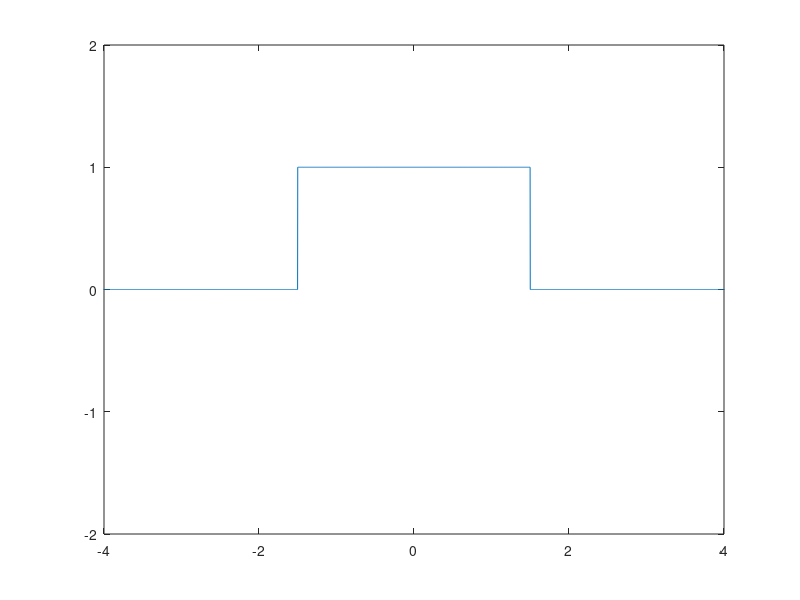

Here is the MATLAB script that generated this plot:
clear all
close all
clc
fs = 5000;
T = 3;
t = -5: 10/fs:5;
a = exp(-t)
b = rectpuls(t, T);
c = tripuls(t,T);
plot (t, b)
axis([-4 4 -2 2])